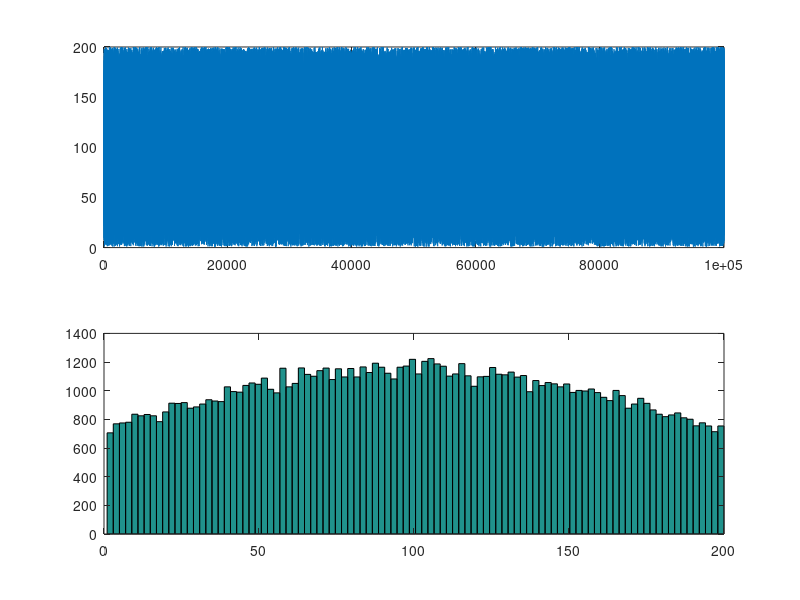

Source code (MATLAB):
index = 1;

mu      = 100;
sigma   = 100;
upper   = 200;
lower   = 1;
while index < 100000
    n_rand = normrnd(mu,sigma,1,1);
    while  n_rand < lower || n_rand > upper
        n_rand = normrnd(mu,sigma,1,1);
    end
    vals(index) = n_rand;
    index = index+1;
end
subplot(2,1,1)
plot(vals)
subplot(2,1,2)
hist(vals,100)